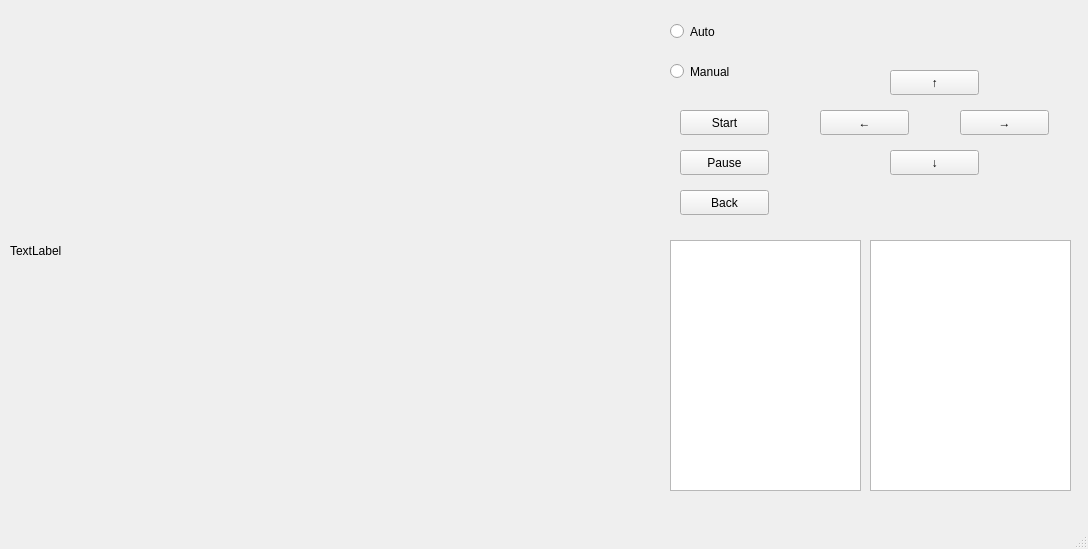
<?xml version="1.0" encoding="UTF-8"?>
<ui version="4.0">
 <class>MainWindow</class>
 <widget class="QMainWindow" name="MainWindow">
  <property name="geometry">
   <rect>
    <x>0</x>
    <y>0</y>
    <width>1088</width>
    <height>549</height>
   </rect>
  </property>
  <property name="windowTitle">
   <string>MainWindow</string>
  </property>
  <widget class="QWidget" name="centralwidget">
   <widget class="QWidget" name="gridLayoutWidget">
    <property name="geometry">
     <rect>
      <x>10</x>
      <y>10</y>
      <width>641</width>
      <height>481</height>
     </rect>
    </property>
    <layout class="QGridLayout" name="gridLayout">
     <item row="0" column="0">
      <widget class="QLabel" name="label_img">
       <property name="text">
        <string>TextLabel</string>
       </property>
      </widget>
     </item>
    </layout>
   </widget>
   <widget class="QRadioButton" name="radioButton_auto">
    <property name="geometry">
     <rect>
      <x>670</x>
      <y>20</y>
      <width>112</width>
      <height>23</height>
     </rect>
    </property>
    <property name="text">
     <string>Auto</string>
    </property>
   </widget>
   <widget class="QRadioButton" name="radioButton_manual">
    <property name="geometry">
     <rect>
      <x>670</x>
      <y>60</y>
      <width>112</width>
      <height>23</height>
     </rect>
    </property>
    <property name="text">
     <string>Manual</string>
    </property>
   </widget>
   <widget class="QPushButton" name="pushButton_start">
    <property name="geometry">
     <rect>
      <x>680</x>
      <y>110</y>
      <width>89</width>
      <height>25</height>
     </rect>
    </property>
    <property name="text">
     <string>Start</string>
    </property>
   </widget>
   <widget class="QPushButton" name="pushButton_pause">
    <property name="geometry">
     <rect>
      <x>680</x>
      <y>150</y>
      <width>89</width>
      <height>25</height>
     </rect>
    </property>
    <property name="text">
     <string>Pause</string>
    </property>
   </widget>
   <widget class="QPushButton" name="pushButton_back">
    <property name="geometry">
     <rect>
      <x>680</x>
      <y>190</y>
      <width>89</width>
      <height>25</height>
     </rect>
    </property>
    <property name="text">
     <string>Back</string>
    </property>
   </widget>
   <widget class="QPushButton" name="pushButton_up">
    <property name="geometry">
     <rect>
      <x>890</x>
      <y>70</y>
      <width>89</width>
      <height>25</height>
     </rect>
    </property>
    <property name="text">
     <string>↑</string>
    </property>
   </widget>
   <widget class="QPushButton" name="pushButton_left">
    <property name="geometry">
     <rect>
      <x>820</x>
      <y>110</y>
      <width>89</width>
      <height>25</height>
     </rect>
    </property>
    <property name="text">
     <string>←</string>
    </property>
   </widget>
   <widget class="QPushButton" name="pushButton_right">
    <property name="geometry">
     <rect>
      <x>960</x>
      <y>110</y>
      <width>89</width>
      <height>25</height>
     </rect>
    </property>
    <property name="text">
     <string>→</string>
    </property>
   </widget>
   <widget class="QPushButton" name="pushButton_down">
    <property name="geometry">
     <rect>
      <x>890</x>
      <y>150</y>
      <width>89</width>
      <height>25</height>
     </rect>
    </property>
    <property name="text">
     <string>↓</string>
    </property>
   </widget>
   <widget class="QListWidget" name="listWidget">
    <property name="geometry">
     <rect>
      <x>670</x>
      <y>240</y>
      <width>191</width>
      <height>251</height>
     </rect>
    </property>
   </widget>
   <widget class="QListWidget" name="listWidget_2">
    <property name="geometry">
     <rect>
      <x>870</x>
      <y>240</y>
      <width>201</width>
      <height>251</height>
     </rect>
    </property>
   </widget>
  </widget>
  <widget class="QMenuBar" name="menubar">
   <property name="geometry">
    <rect>
     <x>0</x>
     <y>0</y>
     <width>1088</width>
     <height>22</height>
    </rect>
   </property>
  </widget>
  <widget class="QStatusBar" name="statusbar"/>
 </widget>
 <resources/>
 <connections/>
</ui>
